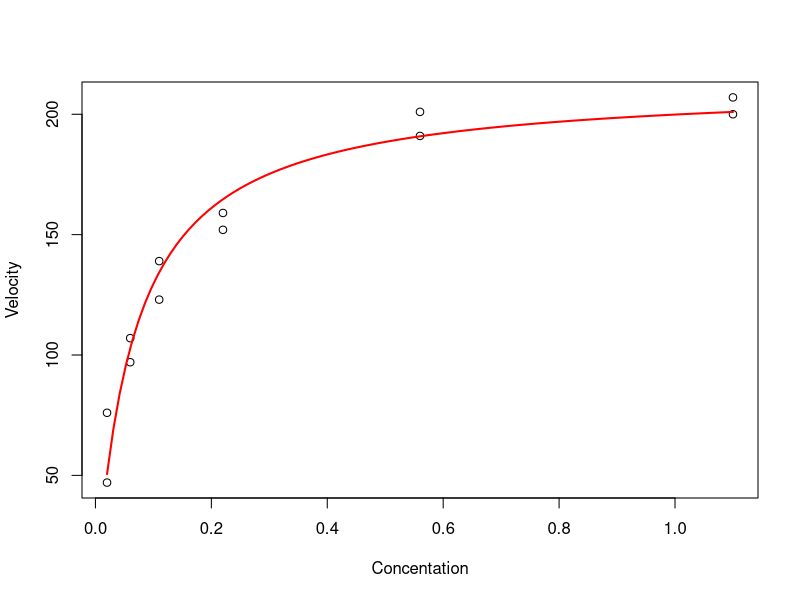

The R script that drew this image:
## ---- chunk 1
knitr::opts_chunk$set(echo = TRUE)
## ---- chunk 2
conc <- c(.02, .02, .06, .06, .11, .11, .22, .22, .56, .56, 1.1, 1.1)
velocity <- c(76L, 47L, 97L, 107L, 123L, 139L, 159L, 152L, 191L, 201L, 207L, 200L)
## ---- chunk 3
puromycin.nls <- nls(velocity ~ (beta0 * conc) / (beta1 + conc),
                     start=c(beta0=200, beta1=0.1))
summary(puromycin.nls)
## ---- chunk 4
plot(conc, velocity, xlab="Concentation", ylab="Velocity")
conc.seq <- seq(min(conc), max(conc), length=100)
lines(conc.seq, predict(puromycin.nls, list(conc=conc.seq)), col = "red", lwd = 2)
## ---- chunk 5
x <- c(1:12)
dim(x) <- c(6, 2)
x
length(x)
nrow(x)
ncol(x)
## ---- chunk 6
rownames(x) <- paste("Obs", 1:6, sep="")
colnames(x) <- paste("Var", 1:2, sep="")
x
## ---- chunk 7
dim(x) <- c(3, 2, 2)
x
## ---- chunk 8
matrix(1:12, nrow=6, ncol=2)
array(1:12, c(3, 2, 2))
## ---- chunk 9
(l <- list(c(1, 2, 3), c("a", "b"), c(TRUE, FALSE)))
## ---- chunk 10
l[1]
l[[1]]
## ---- chunk 11
(l.recursive <- list(list(c(1, 2,3), c("a", "b")), c(TRUE, FALSE)))
is.recursive(l.recursive)
## ---- chunk 12
l.recursive[1]
l.recursive[[1]][[1]]
## ---- chunk 13
# A named list
(l.named <- list(A=c(1, 2, 3), B=c("a", "b"), C=c(TRUE, FALSE)))
l.named$B
l.named[[2]]
## ---- chunk 14
df <- data.frame(Var1=1:6, Var2=7:12, Var3=rep(c("a", "b"), each=3))
df
str(df)
## ---- chunk 15
attributes(df$Var3)
levels(df$Var3)
## ---- chunk 16
ls()
## ---- chunk 17
rm(conc.seq, df, l, l.named, l.recursive, puromycin.nls, x)
## ---- chunk 18
puromycin.df <- data.frame(conc=conc, velocity=velocity)
puromycin.df
str(puromycin.df)
## ---- chunk 19
ls()
rm(conc, velocity)
ls()
## ---- chunk 20
puromycin.nls <- nls(velocity ~ (beta0 * conc) / (beta1 + conc),
                     data=puromycin.df, start=c(beta0=200, beta1=0.1))
puromycin.nls$data
## ---- chunk 21
search()
ls() # or ls(pos=1), i.e., position 1 (Global Env) is the default for ls()
attach(puromycin.df)
search()
ls(pos=2)
## ---- chunk 22
puromycin.nls <- nls(velocity ~ (beta0 * conc) / (beta1 + conc),
                     start=c(beta0=200, beta1=0.1))
puromycin.nls$data
puromycin.nls
## ---- chunk 23
detach(puromycin.df)
## ---- chunk 24
summary(puromycin.nls)
